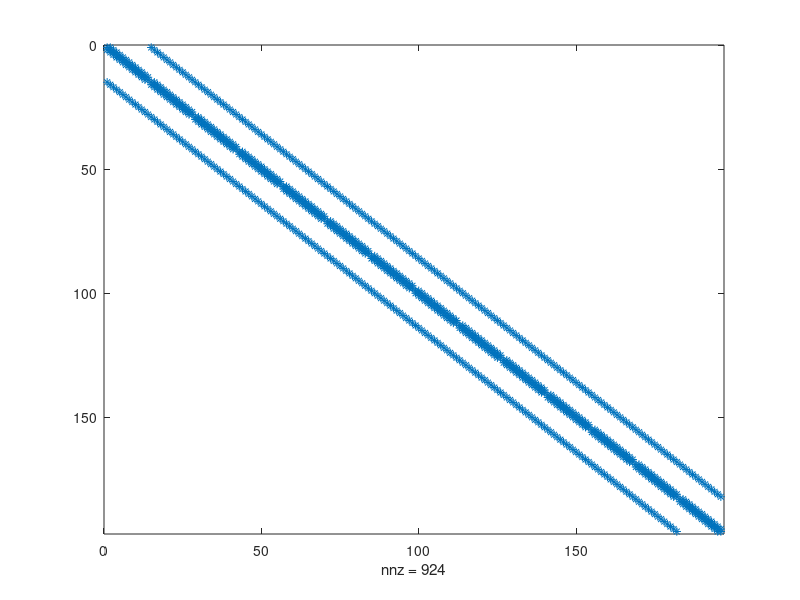
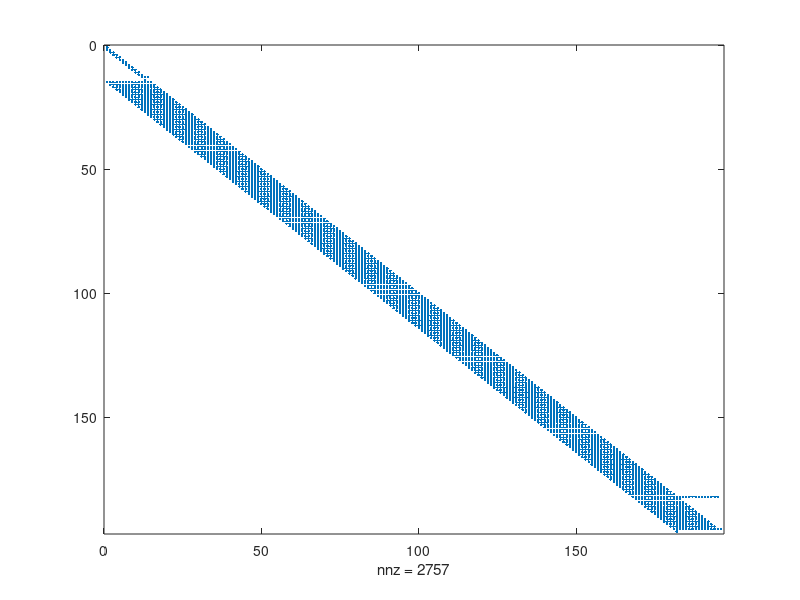
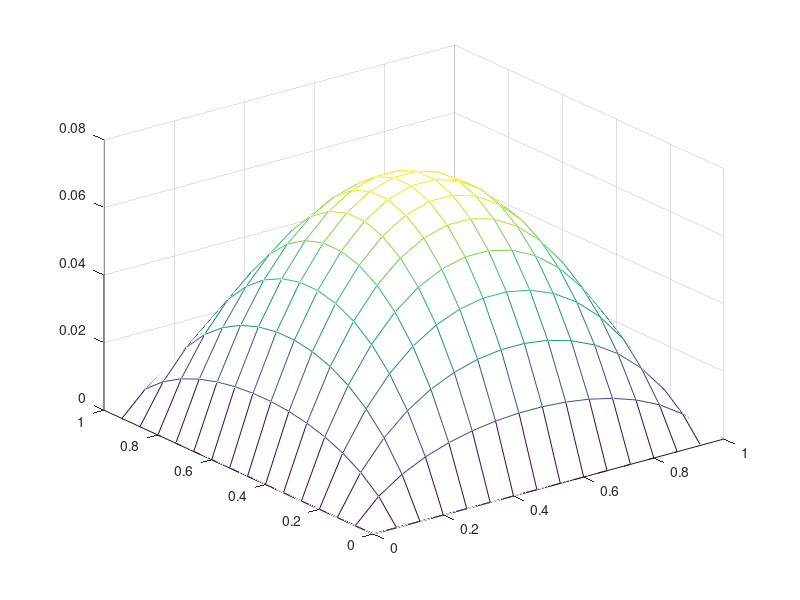
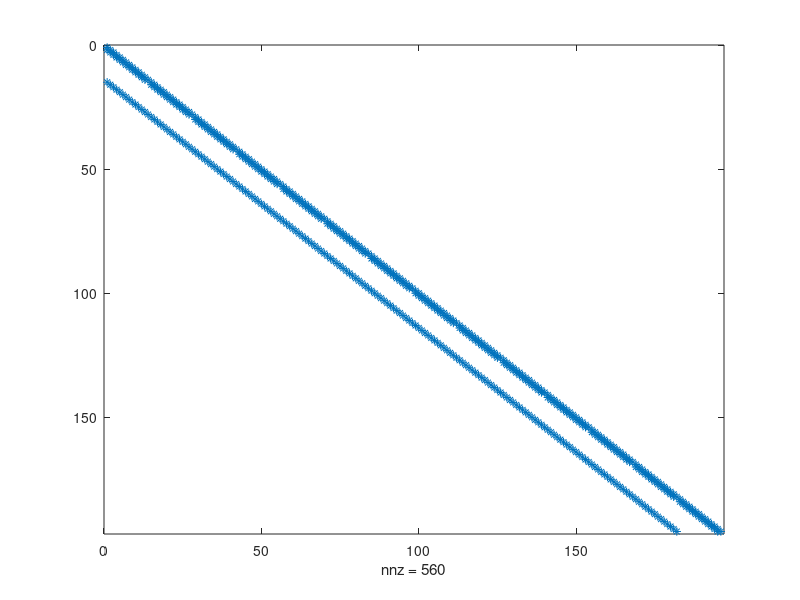

MATLAB code to generate these figures, in order:
%matriz d laplaciano
n=15;
h=1/n;
e=ones(n-1, 1);
B=spdiags([-e 4*e -e], -1:1, n-1, n-1);
I=speye(n-1, n-1);
I1=spdiags([-e -e], [-1 1], n-1, n-1);
A = kron(I, B)+kron(I1, I)
A=A/h^2;
f=ones((n-1)^2, 1);
%aproximacion en los nodos inferiores
y=A\f;
%añado las condiciones de contorno Dirichlet homogéneas
val = zeros(n-1, n-1);
%En val(i, j) meto el valor del nodo (xi, yj)
for i = 1:n-1
    for j=1:n-1
        val(i, j) = y(j + (n-1)*(i-1));
    end
end
valnn = [zeros(n-1, 1)';val;zeros(n-1, 1)'];
valnn = [zeros(n+1, 1), valnn, zeros(n+1, 1)];
xx = linspace(0, 1, n+1);
yy = linspace(0, 1, n+1);
[X, Y] = meshgrid(xx, yy);
figure(3)
mesh(X, Y, valnn)


figure(1)
spy(A)
[m, n] = lu(A);
figure(2)
spy(m)
ml = ichol(sparse(A));
figure(4);
spy(ml)